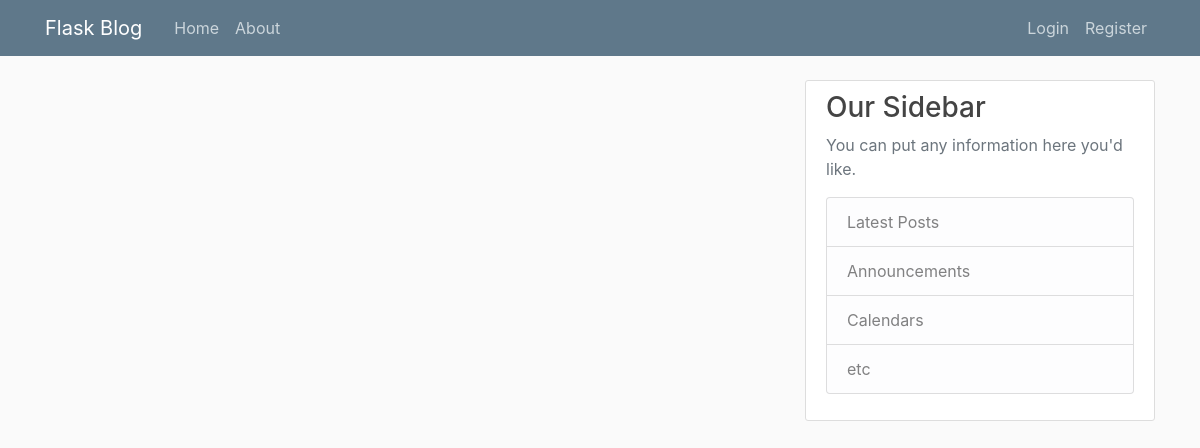
The app's page /, older data.
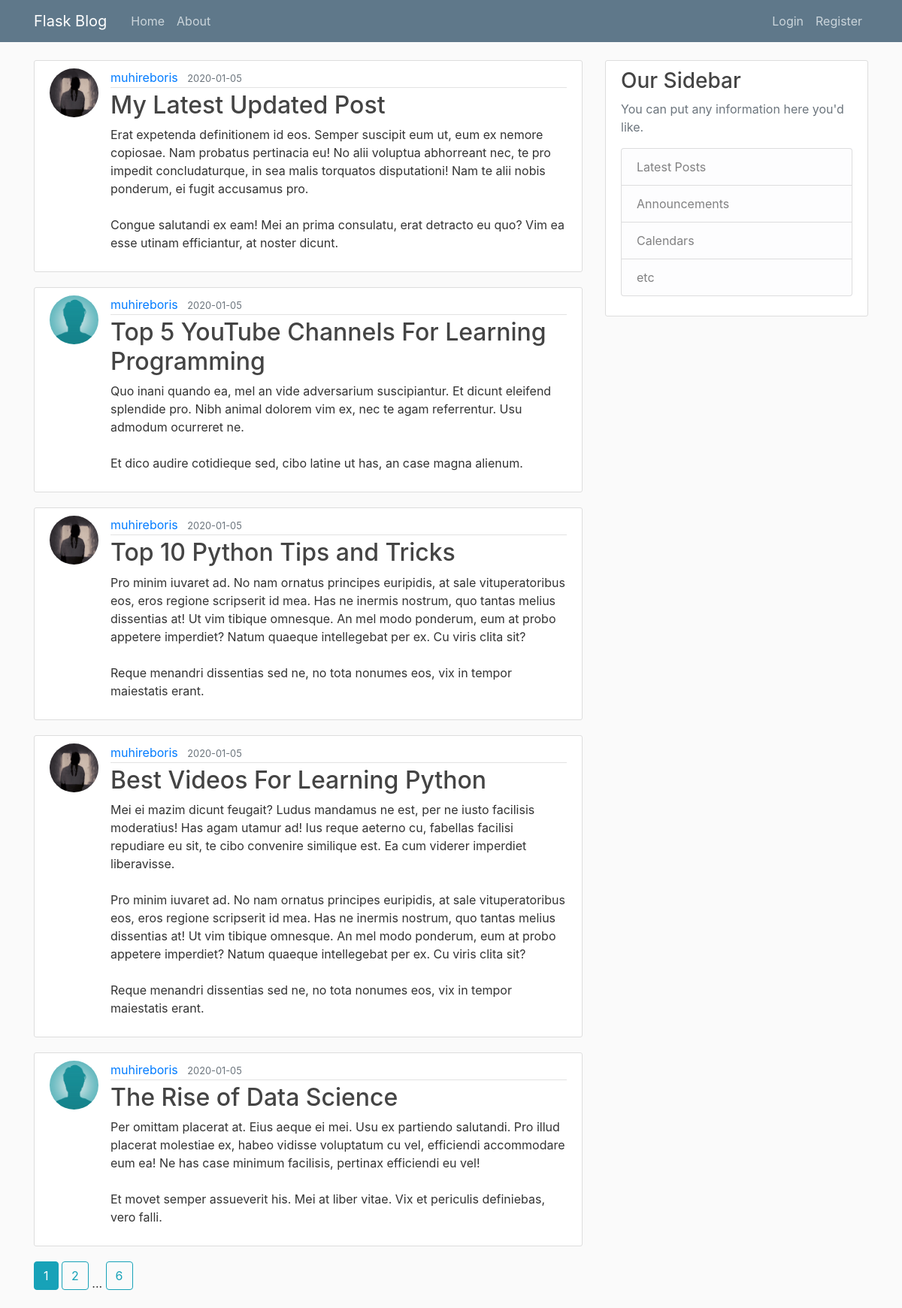
The same page, newer data.
### flask_blog/models.py (models this page shows, shortened)
class Post(db.Model):
    id = db.Column(db.Integer, primary_key=True)
    title = db.Column(db.String(120), nullable=False)
    created_on = db.Column(db.DateTime, nullable=False, default=datetime.utcnow)
    content = db.Column(db.Text, nullable=False)
    user_id= db.Column(db.Integer,  db.ForeignKey('user.id'), nullable=False)

class User(db.Model, UserMixin):
    id = db.Column(db.Integer, primary_key=True)
    username = db.Column(db.String(20), nullable= False)
    email = db.Column(db.String(120), unique=True, nullable= False)
    password = db.Column(db.String(32), nullable= False)
    image_file = db.Column(db.String(120), default='default.jpg', nullable=False)
    posts = db.relationship('Post', backref='author', lazy=True)

### flask_blog/main/routes.py (the view)
@main.route("/")
def home():
    page = request.args.get('page', type=int, default=1)
    posts = Post.query.order_by(
        Post.created_on.desc()).paginate(page=page, per_page=5)
    return render_template('home.html', posts=posts)

### flask_blog/templates/home.html
    {% extends "layout.html"%}
    {% block content %}
        {% for post in posts.items %}
        <article class="media content-section">
            <img src="{{ url_for('static', filename='images/' + post.author.image_file) }}" alt="" class="rounded-circle article-img">
            <div class="media-body">
                <div class="article-metadata">
                    <a class="mr-2" href="{{ url_for('users.user_posts', user_id=post.user_id) }}">{{ post.author.username }}</a>
                    <small class="text-muted">{{ post.created_on.strftime('%Y-%m-%d') }}</small>
                </div>
                <h2><a class="article-title" href="{{ url_for('posts.view_post', post_id=post.id )}}">{{ post.title }}</a></h2>
                <p class="article-content">{{ post.content }}</p>
            </div>
        </article>
        {% endfor %}
        {% for page_num in posts.iter_pages(left_edge=1, right_edge=1, left_current=1, right_current=2) %}
            {% if page_num %}
                {% if posts.page == page_num %}
                    <a href="{{ url_for('main.home', page=page_num )}}" class="btn btn-info mb-4" >{{ page_num }}</a>
                {% else %}
                    <a href="{{ url_for('main.home', page=page_num )}}" class="btn btn-outline-info mb-4" >{{ page_num }}</a>
                {% endif %}
            {%else%}
                ...
            {% endif %}
        {% endfor %}
    {% endblock content%}

### flask_blog/templates/layout.html (shortened to what this page needs)
<!DOCTYPE html>
<html lang="en">
<head>
    <link rel="stylesheet" href="https://maxcdn.bootstrapcdn.com/bootstrap/4.0.0/css/bootstrap.min.css"
>
    <link rel="stylesheet" href="{{ url_for('static', filename='main.css')}}">
</head>
<body>
    <header class="site-header">
        <nav class="navbar navbar-expand-md navbar-dark bg-steel fixed-top">
            <div class="container">
                <a class="navbar-brand mr-4" href="/">Flask Blog</a>
                <div class="collapse navbar-collapse" id="navbarToggle">
                    <div class="navbar-nav mr-auto">
                        <a class="nav-item nav-link" href="/">Home</a>
                        <a class="nav-item nav-link" href="/about">About</a>
                    </div>
                    <div class="navbar-nav">
                        {% if current_user.is_authenticated %}
                            <a class="nav-item nav-link" href="/post/new">New Post</a>
                            <a class="nav-item nav-link" href="/account">Account</a>
                            <a class="nav-item nav-link" href="/logout">Logout</a>
                        {% else %}
                            <a class="nav-item nav-link" href="/login">Login</a>
                            <a class="nav-item nav-link" href="/register">Register</a>
                        {% endif %}
                    </div>
                </div>
            </div>
        </nav>
    </header>
    <main role="main" class="container">
        <div class="row">
            <div class="col-md-8">
                {% block content %}{% endblock %}
            </div>
            <div class="col-md-4">
                <div class="content-section">
                    <h3>Our Sidebar</h3>
                    <p class='text-muted'>You can put any information here you'd like.
                        <ul class="list-group">
                            <li class="list-group-item list-group-item-light">Latest Posts</li>
                            <li class="list-group-item list-group-item-light">Announcements</li>
                            <li class="list-group-item list-group-item-light">Calendars</li>
                            <li class="list-group-item list-group-item-light">etc</li>
                        </ul>
                    </p>
                </div>
            </div>
        </div>
    </main>
</body>
</html>

### flask_blog/static/main.css (style rules this page uses)
body { background: #fafafa; color: #333333; margin-top: 5rem; }
h1, h2, h3, h4, h5, h6 { color: #444444; }
.bg-steel { background-color: #5f788a; }
.site-header .navbar-nav .nav-link { color: #cbd5db; }
.content-section { background: #ffffff; padding: 10px 20px; border: 1px solid #dddddd; border-radius: 3px; margin-bottom: 20px; }
.article-title { color: #444444; }
.article-content { white-space: pre-line; }
.article-img { height: 65px; width: 65px; margin-right: 16px; }
.article-metadata { padding-bottom: 1px; margin-bottom: 4px; border-bottom: 1px solid #e3e3e3 }

Row changes from the older to the newer data that the page shows:
added Post: image_file (picture), author.username "muhireboris", created_on "2020-01-05", title "My Latest Updated Post", content "Erat expetenda definitionem id eos. Semper suscipit eum ut, eum ex nemore copiosae. Nam probatus pertinacia eu! No alii voluptua abhorreant nec, te pro impedit concludaturque, in sea malis torquatos disputationi! Nam te alii nobis ponderum, ei fugit accusamus pro. Congue salutandi ex eam! Mei an prima consulatu, erat detracto eu quo? Vim ea esse utinam efficiantur, at noster dicunt."
added Post: image_file (placeholder picture), author.username "muhireboris", created_on "2020-01-05", title "Top 5 YouTube Channels For Learning Programming", content "Quo inani quando ea, mel an vide adversarium suscipiantur. Et dicunt eleifend splendide pro. Nibh animal dolorem vim ex, nec te agam referrentur. Usu admodum ocurreret ne. Et dico audire cotidieque sed, cibo latine ut has, an case magna alienum."
added Post: image_file (picture), author.username "muhireboris", created_on "2020-01-05", title "Top 10 Python Tips and Tricks", content "Pro minim iuvaret ad. No nam ornatus principes euripidis, at sale vituperatoribus eos, eros regione scripserit id mea. Has ne inermis nostrum, quo tantas melius dissentias at! Ut vim tibique omnesque. An mel modo ponderum, eum at probo appetere imperdiet? Natum quaeque intellegebat per ex. Cu viris clita sit? Reque menandri dissentias sed ne, no tota nonumes eos, vix in tempor maiestatis erant."
added Post: image_file (picture), author.username "muhireboris", created_on "2020-01-05", title "Best Videos For Learning Python", content "Mei ei mazim dicunt feugait? Ludus mandamus ne est, per ne iusto facilisis moderatius! Has agam utamur ad! Ius reque aeterno cu, fabellas facilisi repudiare eu sit, te cibo convenire similique est. Ea cum viderer imperdiet liberavisse. Pro minim iuvaret ad. No nam ornatus principes euripidis, at sale vituperatoribus eos, eros regione scripserit id mea. Has ne inermis nostrum, quo tantas melius dissentias at! Ut vim tibique omnesque. An mel modo ponderum, eum at probo appetere imperdiet? Natum quaeque intellegebat per ex. Cu viris clita sit? Reque menandri dissentias sed ne, no tota nonumes eos, vix in tempor maiestatis erant."
added Post: image_file (placeholder picture), author.username "muhireboris", created_on "2020-01-05", title "The Rise of Data Science", content "Per omittam placerat at. Eius aeque ei mei. Usu ex partiendo salutandi. Pro illud placerat molestiae ex, habeo vidisse voluptatum cu vel, efficiendi accommodare eum ea! Ne has case minimum facilisis, pertinax efficiendi eu vel! Et movet semper assueverit his. Mei at liber vitae. Vix et periculis definiebas, vero falli."
Text that changed along with them:
new list line: "1"
new list line: "2"
new list line: "6"
